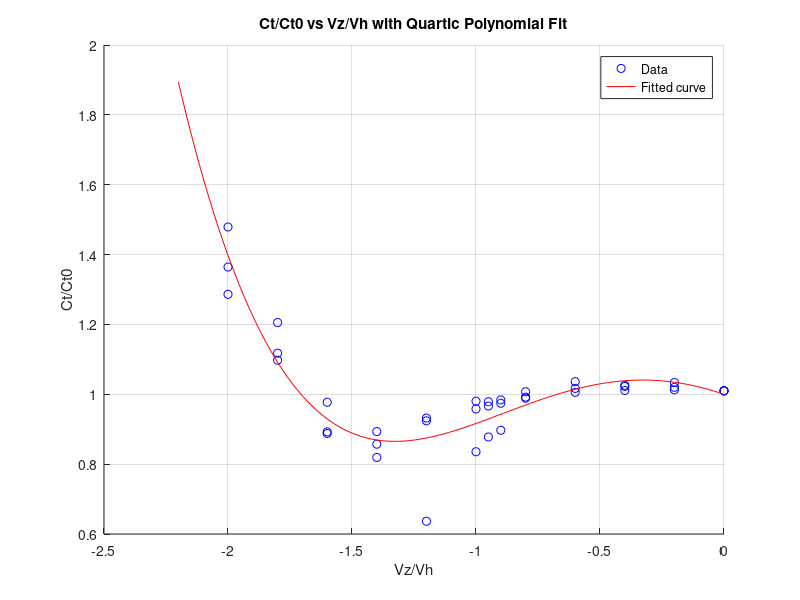
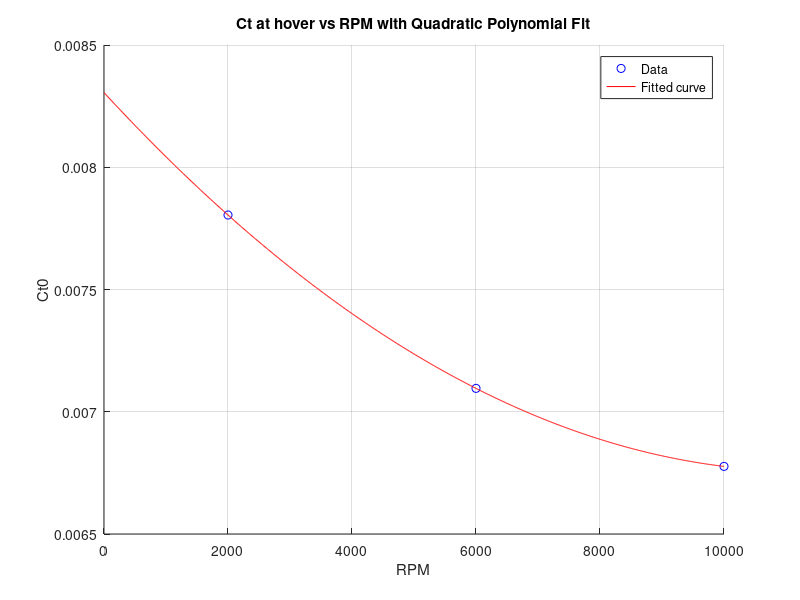

MATLAB code to generate these figures, in order:
%% combined data
Vz_Vh = [0, -0.2, -0.4, -0.6, -0.8, -0.9, -0.95, -1, -1.2, -1.4, -1.6, -1.8, -2,
         0, -0.2, -0.4, -0.6, -0.8, -0.9, -0.95, -1, -1.2, -1.4, -1.6, -1.8, -2,
         0, -0.2, -0.4, -0.6, -0.8, -0.9, -0.95, -1, -1.2, -1.4, -1.6, -1.8, -2];
Ct_Ct0 = [1.01, 1.033561256, 1.02574431, 1.016905479, 0.9886233356, 0.8970075219, 0.8777239092, 0.8355080194, 0.6365858976, 0.8193207782, 0.9771476477, 1.205411694, 1.479053926,
          1.01, 1.019862598, 1.022487682, 1.036115946, 1.007347708, 0.9839842248, 0.9786538544, 0.9802922029, 0.9320008793, 0.8571452231, 0.8878504896, 1.11776332, 1.286220286,
          1.01, 1.012799538, 1.010993231, 1.005584499, 0.9918431202, 0.9742899559, 0.966401586, 0.9580817711, 0.9240400687, 0.8932144368, 0.8924124454, 1.097631645, 1.364297782];

RPM = [2000, 6000, 10000];
Ct0 = [0.007804640048, 0.007095629221, 0.006776539105];

%% fit
p = polyfit(Vz_Vh, Ct_Ct0, 4);
Vz_Vh_range = linspace(-2.2, 0, 100);
fitted_curve = polyval(p, Vz_Vh_range);


p1 = polyfit(RPM, Ct0, 2);
RPM_range = linspace(0, 10000, 1000);
fitted_curve1 = polyval(p1, RPM_range);

%% plot
figure;
scatter(Vz_Vh, Ct_Ct0, 'b', 'DisplayName', 'Data');
hold on;
plot(Vz_Vh_range, fitted_curve, 'r', 'DisplayName', 'Fitted curve');
xlabel('Vz/Vh');
ylabel('Ct/Ct0');
legend('show');
title('Ct/Ct0 vs Vz/Vh with Quartic Polynomial Fit');
grid on;
hold off;

figure;
scatter(RPM, Ct0, 'b', 'DisplayName', 'Data');
hold on;
plot(RPM_range, fitted_curve1, 'r', 'DisplayName', 'Fitted curve');
xlabel('RPM');
ylabel('Ct0');
legend('show');
title('Ct at hover vs RPM with Quadratic Polynomial Fit');
grid on;
hold off;

%% disp
disp('Fitted parameters 1 (quartic polynomial):');
format long
disp(p);

disp('Fitted parameters 2: ');
format long
disp(p1);